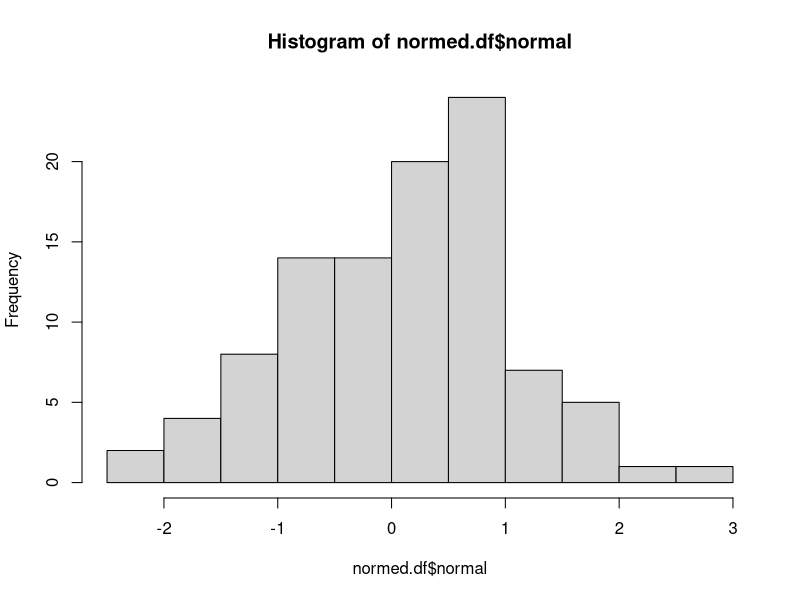
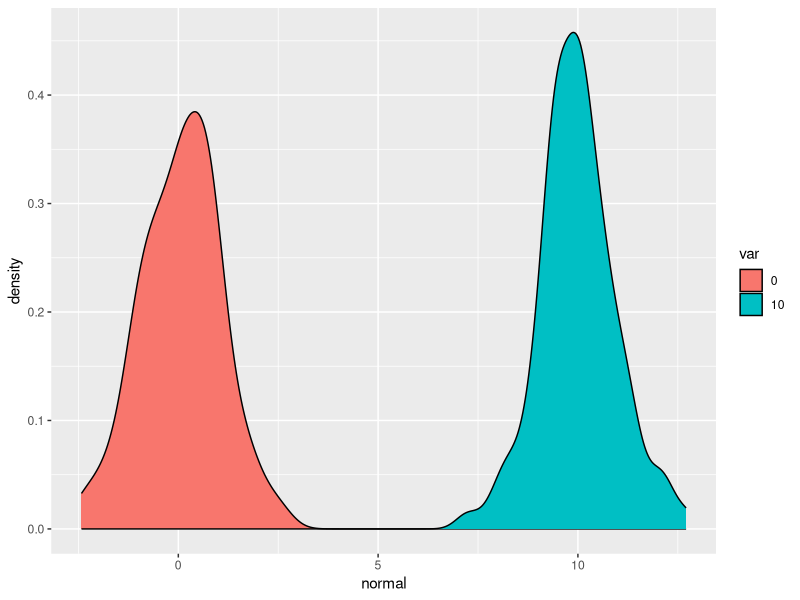

These charts were generated, in order, by the following R code:
library(ggplot2)
normed <- rnorm(n=100,0,1)

normed.df <- as.data.frame(normed);
normed.df$var <- "0"
names(normed.df)<- c("normal","var")

normed <- rnorm(n=100,10,1)

normed.df2 <- as.data.frame(normed);
normed.df2$var <- "10"
names(normed.df2)<- c("normal","var")

hist(normed.df$normal)

joined <- rbind(normed.df, normed.df2)

ggplot(data=joined) +
  geom_density(aes(x=normal,group=var,fill=var))
